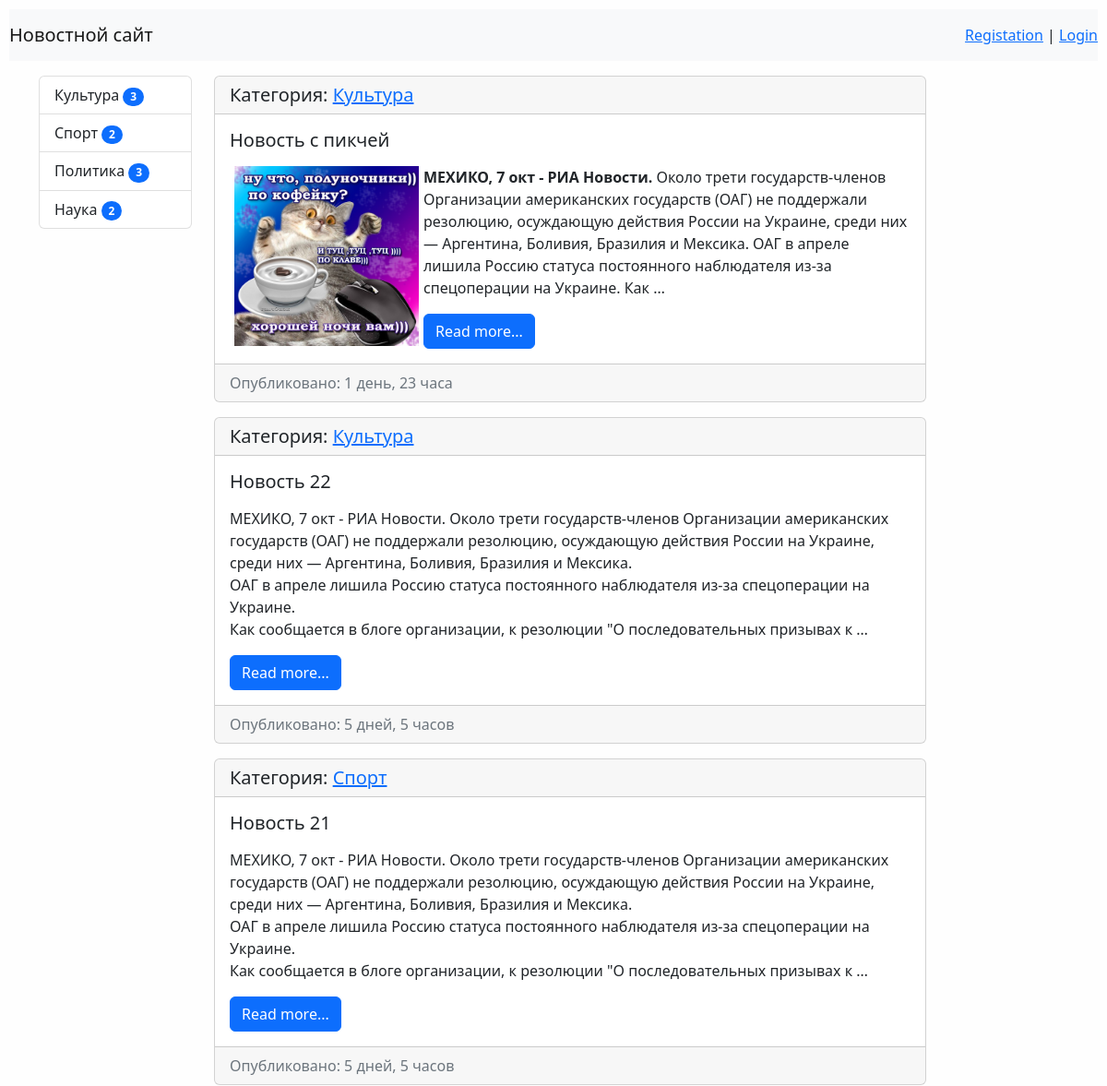
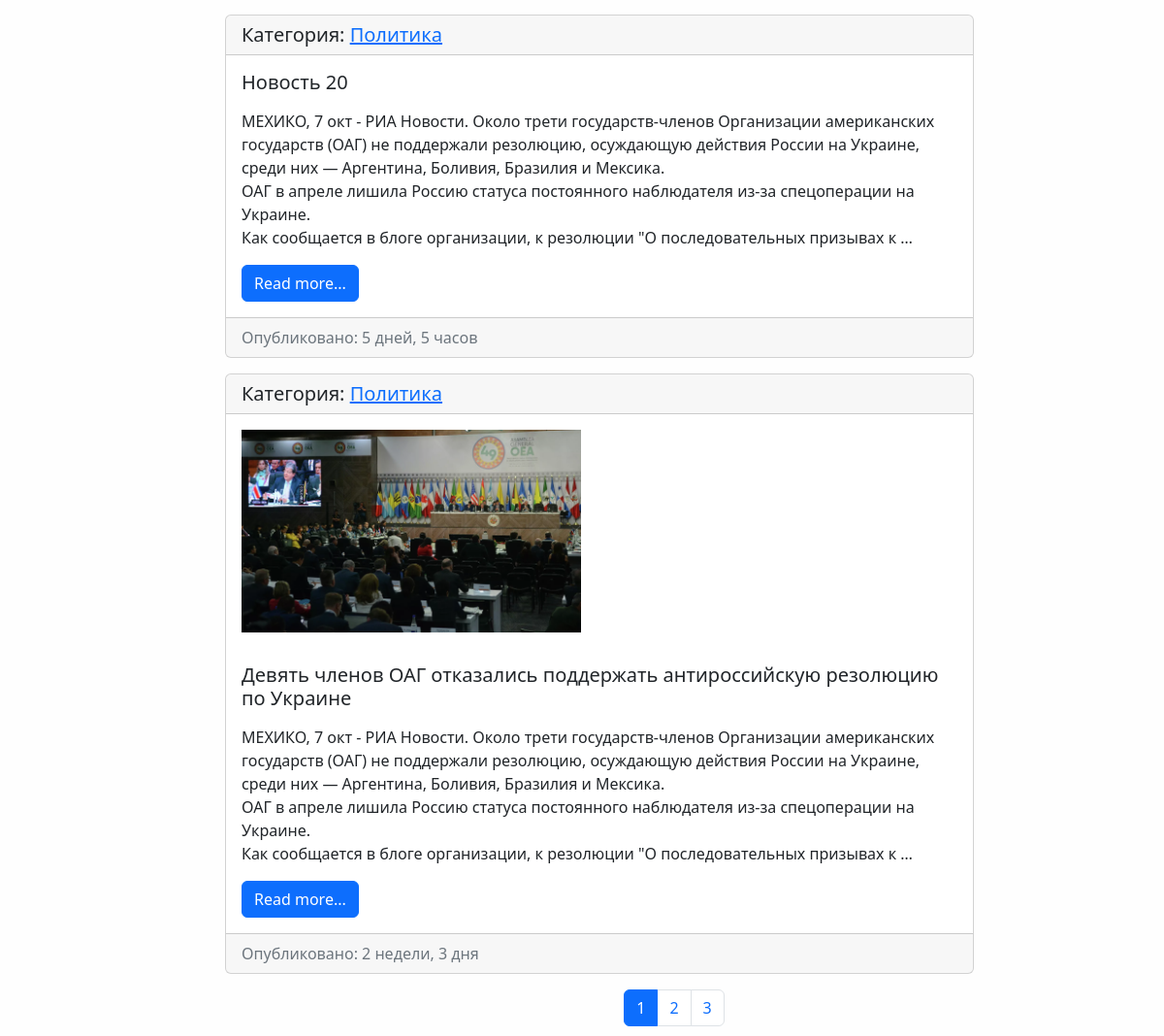
The page / on the database its author committed (2 pictures, top to bottom).
### news/models.py (models this page shows, shortened)
class Category(models.Model):
    title = models.CharField(max_length=150, db_index=True, verbose_name='Наименование категории')
    class Meta:
        verbose_name = 'Категория'
        verbose_name_plural = 'Категории'
        ordering = ['title']

class News(models.Model):
    title = models.CharField(max_length=150, verbose_name='Заголовок')
    content = models.TextField(blank=True, verbose_name='Контент')
    created_at = models.DateTimeField(auto_now_add=True, verbose_name='Время создания')
    updated_at = models.DateTimeField(auto_now=True, verbose_name='Время обновления')
    photo = models.ImageField(upload_to='photos/%Y/%m/%d', blank=True)
    is_published = models.BooleanField(default=True, verbose_name='Публикация')
    category = models.ForeignKey('Category', on_delete=models.PROTECT, null=True, blank=True, verbose_name='Категория')
    views = models.IntegerField(default=0)
    comment = models.ForeignKey('Comment', on_delete=models.CASCADE, verbose_name='Комментарии', null=True)
    def get_absolute_url(self):
        return reverse('view_news', kwargs={'pk': self.pk})
    class Meta:
        verbose_name = 'Новость'
        verbose_name_plural = 'Новости'
        ordering = ['-created_at']

### news/views.py (the view)
# urls.py: path('', HomeNews.as_view(), name='home'),
class HomeNews(MyMixin, ListView):
    paginate_by = 5
    model = News
    template_name = 'news/home_list_news.html'
    context_object_name = 'news'
    extra_context = {
        'title': 'Главная'
    }
    def get_context_data(self, *, object_list=None, **kwargs):
        context = super().get_context_data(**kwargs)
        context['title'] = 'Главная страница'
        return context
    def get_queryset(self):
        return News.objects.filter(is_published=True).select_related('category')

### news/templatetags/news_tags.py (called while the page is built)
@register.inclusion_tag('news/list_categories.html')
def show_categories():
    categories = Category.objects.filter(news__is_published=True).annotate(cnt=Count('news__is_published'))
    return {"categories": categories}

### news/templates/news/home_list_news.html (shortened to what this page needs)
{% extends 'base.html' %}
{% block content %}
<div class="col-md-10">
    {% for item in news %}
    <div class="card mb-3">
        <h5 class="card-header">Категория:
            {% if item.category.id %}
            <a href='{% url "category" item.category.id %}'> {{ item.category.title }}</a>
            {% endif %}
        </h5>
        <div class="card-body">
            <div class="media">
                {% if item.photo %}
                <p><img class="mb-3 mr-5" src="{{item.photo.url}}" alt="" width="350"></p>
                {% endif %}
                <div class="media-body">
                    <h5 class="card-title">{{ item.title }}</h5>
                    {% autoescape off %}
                    <p class="card-text">{{ item.content|linebreaks|truncatewords:50 }}</p>
                    {% endautoescape %}
                    <a href="{{ item.get_absolute_url }}" class="btn btn-primary">Read more...</a>
                </div>
            </div>
        </div>
        <div class="card-footer text-muted">
            Опубликовано: {{ item.created_at|timesince }}
        </div>
    </div>
    {% endfor %}
</div>
{% endblock %}

### templates/base.html (shortened to what this page needs)
<!DOCTYPE html>
{% load static %}
<html lang="ru-ru">
<head>
    <link rel="stylesheet" href="{% static 'bootstrap/css/bootstrap.css' %}">
    <link rel="stylesheet" href="{% static 'css/style.css' %}">
</head>
<body>
{% include 'inc/_nav.html' %}
<div class="container mt-3">
    <div class="row">
        {% include 'inc/_sidebar.html' %}
        <div class="col-md-10">
            {% block content %}CONTENT{% endblock %}
            <div class="col align-self-center">
                <nav aria-label="...">
                    <ul class="pagination nav justify-content-center">
                        {% for p in page_obj.paginator.page_range %}
                        {% if page_obj.number == p %}
                        <li class="page-item active"><a class="page-link" href="?page={{ p }}">{{ p }}</a></li>
                        {% elif p > page_obj.number|add:-3 and p < page_obj.number|add:+3 %}
                        <li class="page-item"><a class="page-link" href="?page={{ p }}">{{ p }}</a></li>
                        {% endif %}
                        {% endfor %}
                    </ul>
                </nav>
            </div>
        </div>
    </div>
</div>
</body>
</html>

### templates/inc/_nav.html (shortened to what this page needs)
<nav class="navbar navbar-expand-lg navbar-light bg-light">
    <a class="navbar-brand" href="{% url 'home'%}">Новостной сайт</a>
    <span class="float-right">
        {% if request.user.is_authenticated %}
        Добро пожаловать, {{ user.username }} | <a href='{% url "logout" %}'>Выход</a>
        {% else %}
        <a href="{% url 'register' %}">Registation</a> | <a href="{% url 'login' %}">Login</a>
        {% endif %}
    </span>
</nav>

### templates/inc/_sidebar.html
{% load news_tags %}
{% show_categories %}

### news/templates/news/list_categories.html
<div class="col-md-2">
    <div class="list-group">
        {% for item in categories %}
        <a href="{% url 'category' item.pk %}" class="list-group-item list-group-item-action">
            {{ item.title }}
            <span class="badge bg-primary rounded-pill">{{item.cnt}}</span>
        </a>
        {% endfor %}
    </div>
</div>
<br>

### mysite/static/css/style.css (style rules this page uses)
body { margin: 10px; background-color: #fefefe; }

### rows shown on the page
Category: title "Культура", cnt "3"
Category: title "Спорт", cnt "2"
Category: title "Политика", cnt "3"
Category: title "Наука", cnt "2"
News: category "Культура", title "Новость с пикчей", content (picture), content "МЕХИКО, 7 окт - РИА Новости. Около трети государств-членов Организации американских государств (ОАГ) не поддержали резолюцию, осуждающую действия России на Украине, среди них — Аргентина, Боливия, Бразилия и Мексика. ОАГ в апреле лишила Россию статуса постоянного наблюдателя из-за спецоперации на Украине. Как …", created_at "1 день, 23 часа"
News: category "Культура", title "Новость 22", content "МЕХИКО, 7 окт - РИА Новости. Около трети государств-членов Организации американских государств (ОАГ) не поддержали резолюцию, осуждающую действия России на Украине, среди них — Аргентина, Боливия, Бразилия и Мексика. ОАГ в апреле лишила Россию статуса постоянного наблюдателя из-за спецоперации на Украине. Как сообщается в блоге организации, к резолюции \"О последовательных призывах к …", created_at "5 дней, 5 часов"
News: category "Спорт", title "Новость 21", content "МЕХИКО, 7 окт - РИА Новости. Около трети государств-членов Организации американских государств (ОАГ) не поддержали резолюцию, осуждающую действия России на Украине, среди них — Аргентина, Боливия, Бразилия и Мексика. ОАГ в апреле лишила Россию статуса постоянного наблюдателя из-за спецоперации на Украине. Как сообщается в блоге организации, к резолюции \"О последовательных призывах к …", created_at "5 дней, 5 часов"
News: category "Политика", title "Новость 20", content "МЕХИКО, 7 окт - РИА Новости. Около трети государств-членов Организации американских государств (ОАГ) не поддержали резолюцию, осуждающую действия России на Украине, среди них — Аргентина, Боливия, Бразилия и Мексика. ОАГ в апреле лишила Россию статуса постоянного наблюдателя из-за спецоперации на Украине. Как сообщается в блоге организации, к резолюции \"О последовательных призывах к …", created_at "5 дней, 5 часов"
News: category "Политика", photo (picture), title "Девять членов ОАГ отказались поддержать антироссийскую резолюцию по Украине", content "МЕХИКО, 7 окт - РИА Новости. Около трети государств-членов Организации американских государств (ОАГ) не поддержали резолюцию, осуждающую действия России на Украине, среди них — Аргентина, Боливия, Бразилия и Мексика. ОАГ в апреле лишила Россию статуса постоянного наблюдателя из-за спецоперации на Украине. Как сообщается в блоге организации, к резолюции \"О последовательных призывах к …", created_at "2 недели, 3 дня"

### other values the page prints
{{ p }} "1"
{{ p }} "2" "3"
